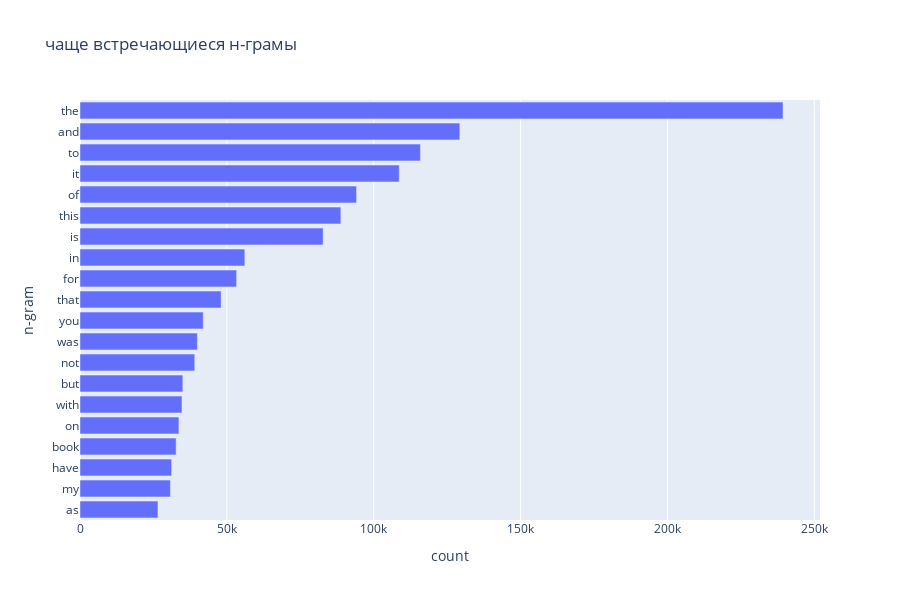

Notebook cell for this chart:
### Markdown cell above
Находим н-грамы и строим модель

### Code cell
spis = cv.get_feature_names_out()
preobr = cv.transform(df['text'])
gram_counts = np.array(preobr.sum(0)).squeeze()

gram_counts_df = pd.DataFrame({'n-gram': [spis[i] for i in gram_counts.argsort()],
                               'count': sorted(gram_counts)})

px.bar(gram_counts_df[-20:], y='n-gram', x='count', title='чаще встречающиеся н-грамы', orientation='h', height=600)

### Figure 1 — Plotly figure (JSON) as saved in the notebook; plotly's stock layout.template omitted (floating-point values rounded to 4 significant figures)
{"data": [{"alignmentgroup": "True", "hovertemplate": "count=%{x}<br>n-gram=%{y}<extra></extra>", "legendgroup": "", "marker": {"color": "#636efa", "pattern": {"shape": ""}}, "name": "", "offsetgroup": "", "orientation": "h", "showlegend": false, "textposition": "auto", "type": "bar", "x": [26539, 30778, 31203, 32733, 33680, 34719, 35013, 39068, 39965, 41963, 48051, 53318, 56125, 82780, 88813, 94160, 108692, 115909, 129320, 239349], "xaxis": "x", "y": ["as", "my", "have", "book", "on", "with", "but", "not", "was", "you", "that", "for", "in", "is", "this", "of", "it", "to", "and", "the"], "yaxis": "y"}], "layout": {"barmode": "relative", "height": 600, "legend": {"tracegroupgap": 0}, "title": {"text": "чаще встречающиеся н-грамы"}, "xaxis": {"anchor": "y", "domain": [0, 1], "title": {"text": "count"}}, "yaxis": {"anchor": "x", "domain": [0, 1], "title": {"text": "n-gram"}}}}
